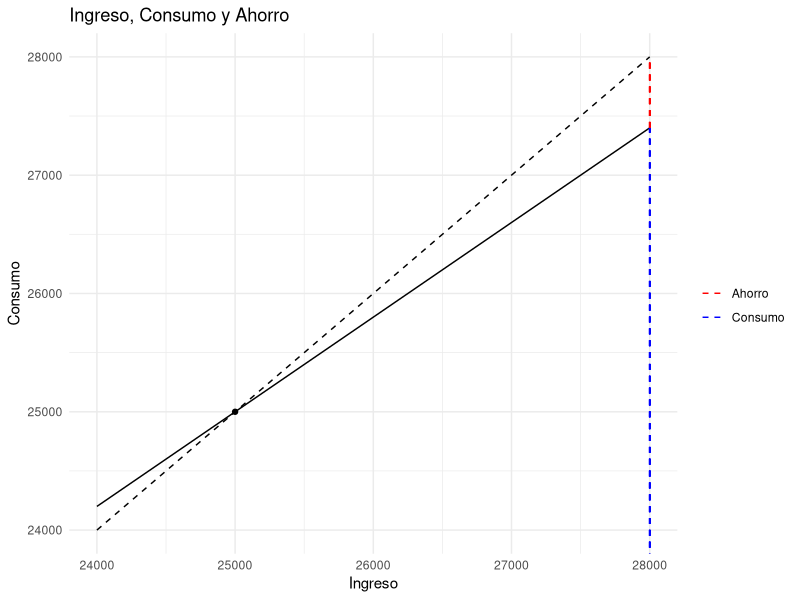
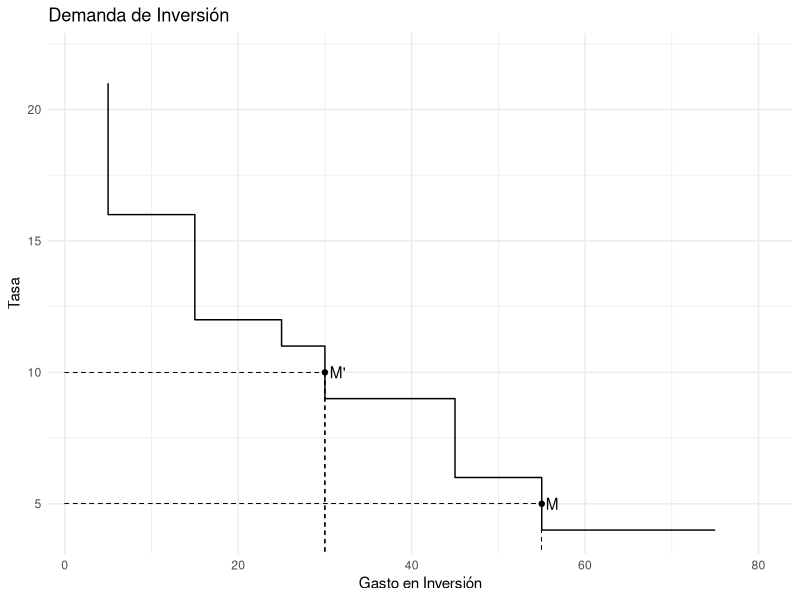

The R source for these figures, in order:
## ---- chunk 1
library(tidyverse)
library(knitr)
library(kableExtra)
knitr::opts_chunk$set(echo = FALSE, warning=FALSE)

## ---- chunk 2

df <- tibble(
  ingreso = seq(24000, 30000, by=1000),
  ahorro  =seq(-200, 1000, by =200),
  consumo = ingreso-ahorro
)
df %>% 
  ggplot() + 
  geom_line(aes(ingreso, ingreso), linetype = "dashed") + 
  geom_line(aes(ingreso, consumo)) +
  annotate(geom="Point", x=25000, y=25000) +
  geom_segment(x=28000, xend = 28000, y=0, yend = 27400, aes(color = "Consumo"), linetype = "dashed") +
  geom_segment(x=28000, xend = 28000, y=27400, yend = 28000, aes(color = "Ahorro"), linetype = "dashed") +
  xlim(24000, 28000) +
  ylim(24000, 28000) +
  scale_color_manual(name = "", values = c("Consumo" = "blue", "Ahorro" ="red")) +
  labs(title = "Ingreso, Consumo y Ahorro", x="Ingreso", y="Consumo") +
  theme_minimal()

## ---- chunk 3
dt <- tibble(
  Proyecto = LETTERS[1:8],
  `Inversión` = c(1, 4, 10, 10, 5, 15, 10, 20),
  revenue = c(1500, 220, 160, 130, 110, 90, 60, 40),
  costo_10 = 100,
  costo_5 = 50,
  profit_10 = revenue - costo_10,
  profit_5 = revenue - costo_5,
)

kable(dt,
      col.names = c("Proyecto", "Inversión (mill.)", 
                    "Ingresos (cada $1.000)", "10%", "5%", "10%", "5%")) %>% 
  add_header_above(c(" " = 3, "Costos (cada $1.000)" = 2, "Beneficios (cada $1.000)" = 2)) 
## ---- chunk 4
df <- dt %>% 
  mutate(
    tasa = c(22, 21, 16, 12, 11, 9, 6, 4),
    demanda_inversion = cumsum(`Inversión`)
  )

df %>% 
  ggplot(aes(demanda_inversion, tasa)) + 
  geom_step(direction="vh") +
  annotate("Point", x=30, y=10) + 
  annotate("Text", x=30, y=10, label="M'", hjust=-.3) +
  annotate("Point", x=55, y=5) +
  annotate("Text", x=55, y=5, label="M", hjust=-.3) +
  geom_segment(x=0, xend=30, y=10, yend=10, linetype ="dashed", size = .15) +
  geom_segment(x=30, xend=30, y=10, yend = 0, linetype = "dashed", size = .15) +
  geom_segment(x=0, xend=55, y=5, yend=5, linetype ="dashed", size = .15) +
  geom_segment(x=55, xend=55, y=5, yend = 0, linetype = "dashed", size = .15) +
  xlim(2, 80) +
  labs(title = "Demanda de Inversión", x="Gasto en Inversión", y="Tasa") +
  theme_minimal()
